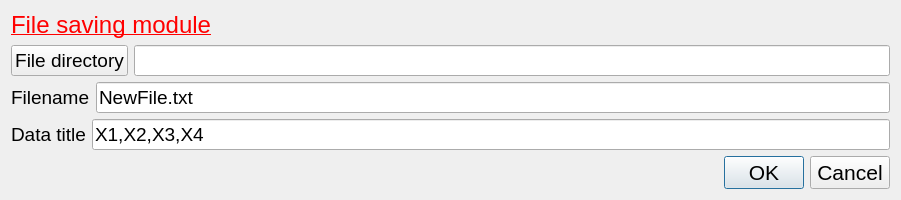
<?xml version="1.0" encoding="UTF-8"?>
<ui version="4.0">
 <class>Dialog</class>
 <widget class="QDialog" name="Dialog">
  <property name="geometry">
   <rect>
    <x>0</x>
    <y>0</y>
    <width>901</width>
    <height>153</height>
   </rect>
  </property>
  <property name="windowTitle">
   <string>Dialog</string>
  </property>
  <layout class="QVBoxLayout" name="verticalLayout">
   <item>
    <widget class="QLabel" name="label">
     <property name="font">
      <font>
       <family>Arial</family>
       <pointsize>18</pointsize>
      </font>
     </property>
     <property name="styleSheet">
      <string notr="true">color: rgb(255, 0, 0);</string>
     </property>
     <property name="text">
      <string>&lt;html&gt;&lt;head/&gt;&lt;body&gt;&lt;p&gt;&lt;span style=&quot; text-decoration: underline;&quot;&gt;File saving module&lt;/span&gt;&lt;/p&gt;&lt;/body&gt;&lt;/html&gt;</string>
     </property>
    </widget>
   </item>
   <item>
    <layout class="QHBoxLayout" name="horizontalLayout">
     <item>
      <widget class="QPushButton" name="FileDir">
       <property name="sizePolicy">
        <sizepolicy hsizetype="Fixed" vsizetype="Expanding">
         <horstretch>0</horstretch>
         <verstretch>0</verstretch>
        </sizepolicy>
       </property>
       <property name="font">
        <font>
         <family>Arial</family>
         <pointsize>14</pointsize>
        </font>
       </property>
       <property name="text">
        <string>File directory</string>
       </property>
      </widget>
     </item>
     <item>
      <widget class="QLineEdit" name="Directory">
       <property name="sizePolicy">
        <sizepolicy hsizetype="Expanding" vsizetype="Expanding">
         <horstretch>0</horstretch>
         <verstretch>0</verstretch>
        </sizepolicy>
       </property>
       <property name="font">
        <font>
         <family>Arial</family>
         <pointsize>14</pointsize>
        </font>
       </property>
      </widget>
     </item>
    </layout>
   </item>
   <item>
    <layout class="QHBoxLayout" name="horizontalLayout_2">
     <item>
      <widget class="QLabel" name="label_3">
       <property name="font">
        <font>
         <family>Arial</family>
         <pointsize>14</pointsize>
        </font>
       </property>
       <property name="text">
        <string>Filename</string>
       </property>
      </widget>
     </item>
     <item>
      <widget class="QLineEdit" name="Filename">
       <property name="sizePolicy">
        <sizepolicy hsizetype="Expanding" vsizetype="Expanding">
         <horstretch>0</horstretch>
         <verstretch>0</verstretch>
        </sizepolicy>
       </property>
       <property name="font">
        <font>
         <family>Arial</family>
         <pointsize>14</pointsize>
        </font>
       </property>
       <property name="text">
        <string>NewFile.txt</string>
       </property>
      </widget>
     </item>
    </layout>
   </item>
   <item>
    <layout class="QHBoxLayout" name="horizontalLayout_3">
     <item>
      <widget class="QLabel" name="label_2">
       <property name="font">
        <font>
         <family>Arial</family>
         <pointsize>14</pointsize>
        </font>
       </property>
       <property name="text">
        <string>Data title</string>
       </property>
      </widget>
     </item>
     <item>
      <widget class="QLineEdit" name="Title">
       <property name="font">
        <font>
         <family>Arial</family>
         <pointsize>14</pointsize>
        </font>
       </property>
       <property name="text">
        <string>X1,X2,X3,X4</string>
       </property>
      </widget>
     </item>
    </layout>
   </item>
   <item>
    <widget class="QDialogButtonBox" name="buttonBox">
     <property name="sizePolicy">
      <sizepolicy hsizetype="Expanding" vsizetype="Fixed">
       <horstretch>0</horstretch>
       <verstretch>0</verstretch>
      </sizepolicy>
     </property>
     <property name="font">
      <font>
       <family>Arial</family>
       <pointsize>16</pointsize>
      </font>
     </property>
     <property name="orientation">
      <enum>Qt::Horizontal</enum>
     </property>
     <property name="standardButtons">
      <set>QDialogButtonBox::Cancel|QDialogButtonBox::Ok</set>
     </property>
    </widget>
   </item>
  </layout>
 </widget>
 <resources/>
 <connections>
  <connection>
   <sender>buttonBox</sender>
   <signal>accepted()</signal>
   <receiver>Dialog</receiver>
   <slot>accept()</slot>
   <hints>
    <hint type="sourcelabel">
     <x>248</x>
     <y>254</y>
    </hint>
    <hint type="destinationlabel">
     <x>157</x>
     <y>274</y>
    </hint>
   </hints>
  </connection>
  <connection>
   <sender>buttonBox</sender>
   <signal>rejected()</signal>
   <receiver>Dialog</receiver>
   <slot>reject()</slot>
   <hints>
    <hint type="sourcelabel">
     <x>316</x>
     <y>260</y>
    </hint>
    <hint type="destinationlabel">
     <x>286</x>
     <y>274</y>
    </hint>
   </hints>
  </connection>
 </connections>
</ui>
